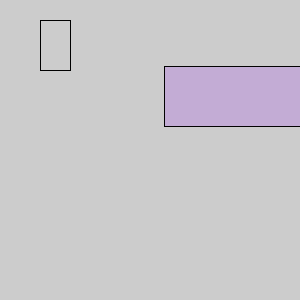
Frame 1 (no input)
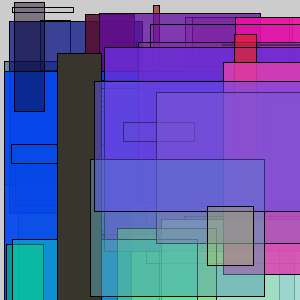
Frame 60 (the mouse pressed at the canvas centre just before this capture)
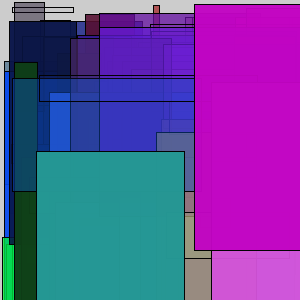
Frame 120 (the mouse held since frame 60 and released just before this capture)

The Processing sketch that drew these frames (run headless with seeded random() and noise(); from frame 60 on, the mouse is pressed at the canvas centre):

// Processing sketch: processing_159145
// ── processing_159145.pde

float a;
float b;
float c;
float d;

float x;
float y;

void setup(){
size(300, 300);
translate(58, 48, 0); 

noFill();
rect(40,20,30,50);
}
void draw() {
    a=random(255);
    b=random(255);
    c=random(255);
    d=random(255);

    x= random(width);
    y= random(height);
    
    
    stroke(2);
    fill(a,b,c,d);
    rect(a,b,c,d);
  }
      
